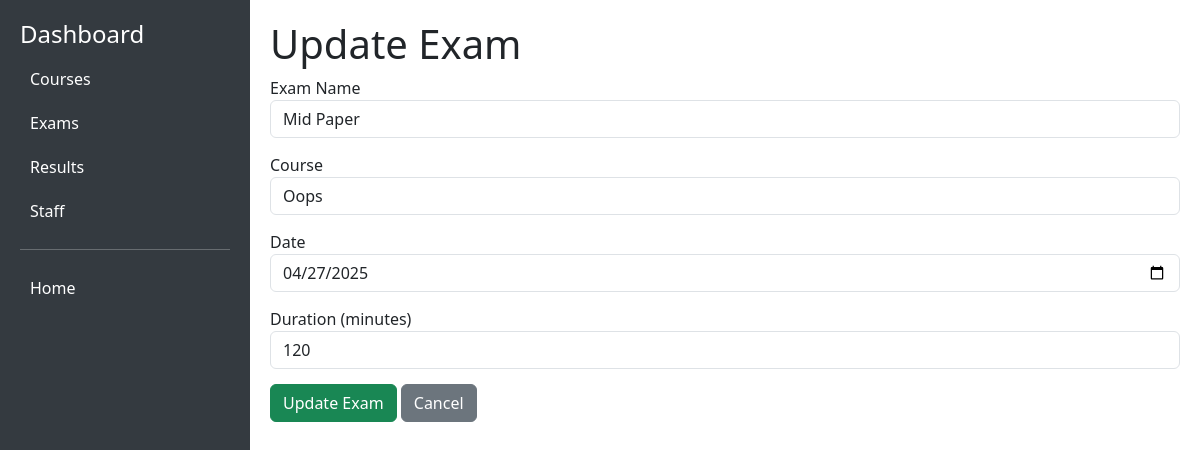
Screenshot of /update_exam/EX-0001/ with the database file from the repository.
### main/models.py (models this page shows, shortened)
class Exam(models.Model):
    exam_id = models.CharField(max_length=20, unique=True, blank=True, null=True)
    exam_name = models.CharField(max_length=200)
    course = models.CharField(max_length=100, blank=True, null=True)
    date = models.DateField()
    duration = models.PositiveIntegerField()

### main/views.py (the view, shortened to what this page needs)
# urls.py: path('update_exam/<str:exam_id>/', views.update_exam, name='update_exam'),
def update_exam (request, exam_id):
    exam = get_object_or_404(Exam, exam_id=exam_id)
    return render (request, 'exam/update_exam.html', {'exam':exam})

### main/templates/exam/update_exam.html (shortened to what this page needs)
<!DOCTYPE html>
<html lang="en">
<head>
    <link href="https://cdn.jsdelivr.net/npm/bootstrap@5.3.0/dist/css/bootstrap.min.css" rel="stylesheet">
</head>
<body>
    <div class="sidebar">
        <h4>Dashboard</h4>
        <a href="{% url 'course' %}">Courses</a>
        <a href="{% url 'exam' %}">Exams</a>
        <a href="{% url 'result' %}">Results</a>
        <a href="{% url 'staff' %}">Staff</a>
        <hr>
        <a href="{% url 'main' %}">Home</a>
    </div>
    <div class="content">
        <h1>Update Exam</h1>
        <form method="post">
            <div class="form-group">
                <label for="exam_name">Exam Name</label>
                <input type="text" id="exam_name" name="exam_name" class="form-control" value="{{ exam.exam_name }}">
            </div>
            <div class="form-group">
                <label for="course">Course</label>
                <input type="text" id="course" name="course" class="form-control" value="{{ exam.course }}">
            </div>
            <div class="form-group">
                <label for="date">Date</label>
                <input type="date" id="date" name="date" class="form-control" value="{{ exam.date|default_if_none:''|date:'Y-m-d' }}">
            </div>
            <div class="form-group">
                <label for="duration">Duration (minutes)</label>
                <input type="number" id="duration" name="duration" class="form-control" value="{{ exam.duration }}">
            </div>
            <button type="submit" class="btn btn-success">Update Exam</button>
            <a href="{% url 'exam' %}" class="btn btn-secondary">Cancel</a>
        </form>
    </div>
</body>
</html>

### main/templates/exam/update_exam.html (style rules this page uses)
body { display: flex; }
.sidebar { width: 250px; height: 100vh; background-color: #343a40; color: white; padding: 20px; }
.sidebar a { color: white; display: block; padding: 10px; text-decoration: none; border-radius: 5px; }
.content { flex-grow: 1; padding: 20px; }
.form-group { margin-bottom: 15px; }

### rows the page displays
Exam: exam_name "Mid Paper", course "Oops", date "04/27/2025", duration "120"
